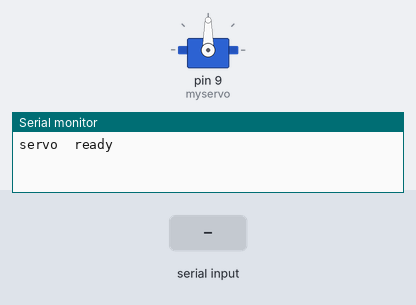
This sketch was run on a simulated Arduino Uno, built with avr-gcc and run on an emulated ATmega328P. Shown: servo, the last lines printed to the serial monitor. Inputs (shaded band) come from the test bench.

Above: at 1.2 s.
1.3 s: "90,45\n" received over Serial
At 2.2 s:
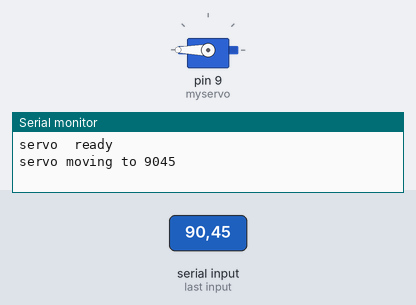
2.8 s: "5\n" received over Serial
At 4.0 s:
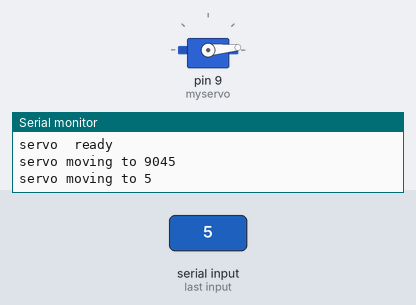
4.3 s: "30,150\n" received over Serial
At 5.5 s:
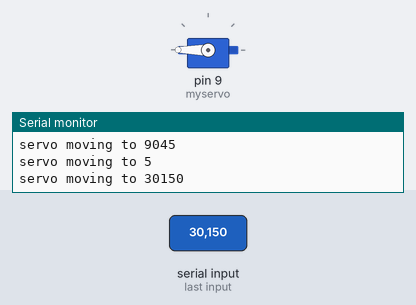
5.8 s: "90\n" received over Serial
At 6.6 s:
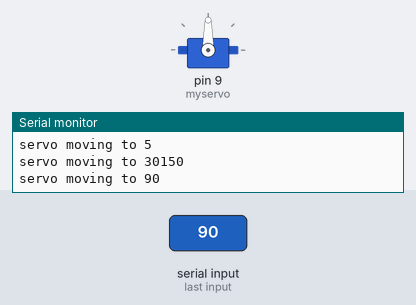
Timing chart, 0 to 8.3 s (numbered marks = the images above; inputs shaded):
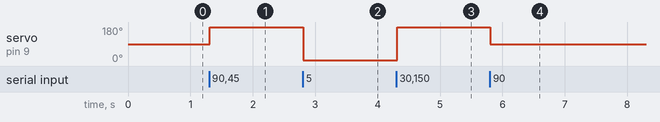

The sketch:

servo.ino
```cpp
#include <Servo.h>
Servo myservo;
int val = 0;
int flag = 0;

void setup() {
  myservo.attach(9);
  Serial.begin(9600);
  Serial.println("servo  ready");
}

void loop() {
  while(Serial.available() > 0){
    int tmp = Serial.read();
    if(tmp >= '0' && tmp <= '9'){
      val = val * 10 + tmp - '0';
    }
    flag = 1;
    delay(2);
  }
  if(flag > 0){
    Serial.print("servo moving to ");
    Serial.print(val, DEC);
    Serial.println();
    myservo.write(val);
    flag = 0;
    val = 0;
  }

}
```

Measured:
- after the input at 1.3 s, servo on pin 9 (myservo): 90° → 180° at once
- after the input at 2.8 s, servo on pin 9 (myservo): 180° → 5° at once
- after the input at 4.3 s, servo on pin 9 (myservo): 5° → 180° at once
- after the input at 5.8 s, servo on pin 9 (myservo): 180° → 90° at once
